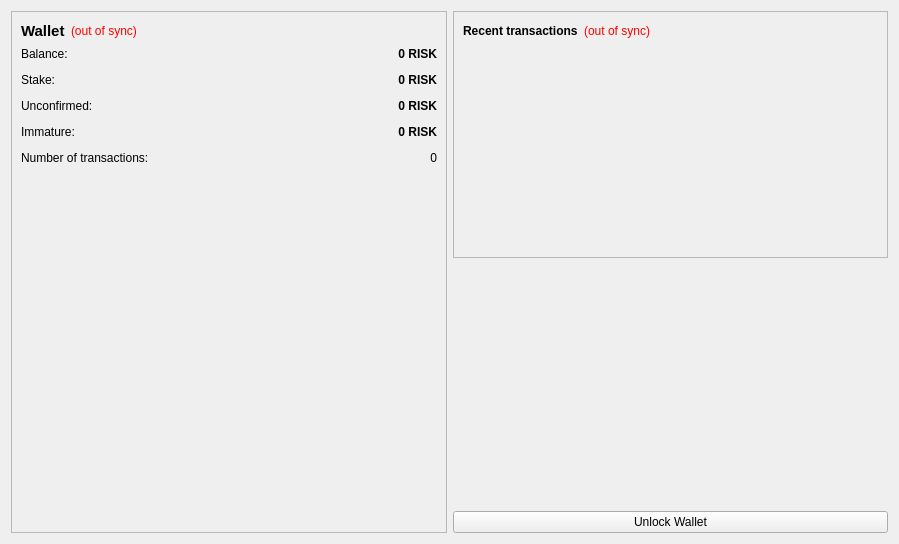
<?xml version="1.0" encoding="UTF-8"?>
<ui version="4.0">
 <class>OverviewPage</class>
 <widget class="QWidget" name="OverviewPage">
  <property name="geometry">
   <rect>
    <x>0</x>
    <y>0</y>
    <width>899</width>
    <height>544</height>
   </rect>
  </property>
  <property name="windowTitle">
   <string>Form</string>
  </property>
  <layout class="QHBoxLayout" name="horizontalLayout" stretch="1,1">
   <item>
    <layout class="QVBoxLayout" name="verticalLayout_2">
     <item>
      <widget class="QFrame" name="frame">
       <property name="frameShape">
        <enum>QFrame::StyledPanel</enum>
       </property>
       <property name="frameShadow">
        <enum>QFrame::Sunken</enum>
       </property>
       <property name="lineWidth">
        <number>1</number>
       </property>
       <layout class="QVBoxLayout" name="verticalLayout_4">
        <item>
         <layout class="QHBoxLayout" name="horizontalLayout_4">
          <item>
           <widget class="QLabel" name="label_5">
            <property name="font">
             <font>
              <pointsize>11</pointsize>
              <weight>75</weight>
              <bold>true</bold>
             </font>
            </property>
            <property name="text">
             <string>Wallet</string>
            </property>
           </widget>
          </item>
          <item>
           <widget class="QLabel" name="labelWalletStatus">
            <property name="toolTip">
             <string>The displayed information may be out of date. Your wallet automatically synchronizes with the RiskCoin network after a connection is established, but this process has not completed yet.</string>
            </property>
            <property name="styleSheet">
             <string notr="true">QLabel { color: red; }</string>
            </property>
            <property name="text">
             <string notr="true">(out of sync)</string>
            </property>
            <property name="alignment">
             <set>Qt::AlignLeading|Qt::AlignLeft|Qt::AlignVCenter</set>
            </property>
           </widget>
          </item>
          <item>
           <spacer name="horizontalSpacer_2">
            <property name="orientation">
             <enum>Qt::Horizontal</enum>
            </property>
            <property name="sizeHint" stdset="0">
             <size>
              <width>40</width>
              <height>20</height>
             </size>
            </property>
           </spacer>
          </item>
         </layout>
        </item>
        <item>
         <layout class="QFormLayout" name="formLayout_2">
          <property name="fieldGrowthPolicy">
           <enum>QFormLayout::AllNonFixedFieldsGrow</enum>
          </property>
          <property name="horizontalSpacing">
           <number>12</number>
          </property>
          <property name="verticalSpacing">
           <number>12</number>
          </property>
          <item row="0" column="0">
           <widget class="QLabel" name="label">
            <property name="text">
             <string>Balance:</string>
            </property>
           </widget>
          </item>
          <item row="0" column="1">
           <widget class="QLabel" name="labelBalance">
            <property name="font">
             <font>
              <weight>75</weight>
              <bold>true</bold>
             </font>
            </property>
            <property name="cursor">
             <cursorShape>IBeamCursor</cursorShape>
            </property>
            <property name="toolTip">
             <string>Your current balance</string>
            </property>
            <property name="text">
             <string notr="true">0 RISK</string>
            </property>
            <property name="alignment">
             <set>Qt::AlignRight|Qt::AlignTrailing|Qt::AlignVCenter</set>
            </property>
            <property name="textInteractionFlags">
             <set>Qt::LinksAccessibleByMouse|Qt::TextSelectableByKeyboard|Qt::TextSelectableByMouse</set>
            </property>
           </widget>
          </item>
          <item row="2" column="0">
           <widget class="QLabel" name="label_6">
            <property name="text">
             <string>Stake:</string>
            </property>
           </widget>
          </item>
          <item row="4" column="0">
           <widget class="QLabel" name="label_3">
            <property name="text">
             <string>Unconfirmed:</string>
            </property>
           </widget>
          </item>
          <item row="4" column="1">
           <widget class="QLabel" name="labelUnconfirmed">
            <property name="font">
             <font>
              <weight>75</weight>
              <bold>true</bold>
             </font>
            </property>
            <property name="cursor">
             <cursorShape>IBeamCursor</cursorShape>
            </property>
            <property name="toolTip">
             <string>Total of transactions that have yet to be confirmed, and do not yet count toward the current balance</string>
            </property>
            <property name="text">
             <string notr="true">0 RISK</string>
            </property>
            <property name="alignment">
             <set>Qt::AlignRight|Qt::AlignTrailing|Qt::AlignVCenter</set>
            </property>
            <property name="textInteractionFlags">
             <set>Qt::LinksAccessibleByMouse|Qt::TextSelectableByKeyboard|Qt::TextSelectableByMouse</set>
            </property>
           </widget>
          </item>
          <item row="6" column="0">
           <widget class="QLabel" name="labelImmatureText">
            <property name="text">
             <string>Immature:</string>
            </property>
           </widget>
          </item>
          <item row="6" column="1">
           <widget class="QLabel" name="labelImmature">
            <property name="font">
             <font>
              <weight>75</weight>
              <bold>true</bold>
             </font>
            </property>
            <property name="toolTip">
             <string>Mined balance that has not yet matured</string>
            </property>
            <property name="text">
             <string notr="true">0 RISK</string>
            </property>
            <property name="alignment">
             <set>Qt::AlignRight|Qt::AlignTrailing|Qt::AlignVCenter</set>
            </property>
            <property name="textInteractionFlags">
             <set>Qt::LinksAccessibleByMouse|Qt::TextSelectableByKeyboard|Qt::TextSelectableByMouse</set>
            </property>
           </widget>
          </item>
          <item row="7" column="0">
           <widget class="QLabel" name="label_2">
            <property name="text">
             <string>Number of transactions:</string>
            </property>
           </widget>
          </item>
          <item row="7" column="1">
           <widget class="QLabel" name="labelNumTransactions">
            <property name="toolTip">
             <string>Total number of transactions in wallet</string>
            </property>
            <property name="text">
             <string notr="true">0</string>
            </property>
            <property name="alignment">
             <set>Qt::AlignRight|Qt::AlignTrailing|Qt::AlignVCenter</set>
            </property>
           </widget>
          </item>
          <item row="2" column="1">
           <widget class="QLabel" name="labelStake">
            <property name="font">
             <font>
              <weight>75</weight>
              <bold>true</bold>
             </font>
            </property>
            <property name="cursor">
             <cursorShape>IBeamCursor</cursorShape>
            </property>
            <property name="toolTip">
             <string>Total of coins that was staked, and do not yet count toward the current balance</string>
            </property>
            <property name="text">
             <string notr="true">0 RISK</string>
            </property>
            <property name="alignment">
             <set>Qt::AlignRight|Qt::AlignTrailing|Qt::AlignVCenter</set>
            </property>
            <property name="textInteractionFlags">
             <set>Qt::LinksAccessibleByMouse|Qt::TextSelectableByKeyboard|Qt::TextSelectableByMouse</set>
            </property>
           </widget>
          </item>
         </layout>
        </item>
        <item>
         <spacer name="verticalSpacer">
          <property name="orientation">
           <enum>Qt::Vertical</enum>
          </property>
          <property name="sizeHint" stdset="0">
           <size>
            <width>20</width>
            <height>40</height>
           </size>
          </property>
         </spacer>
        </item>
        <item>
         <widget class="QLabel" name="logo">
          <property name="enabled">
           <bool>true</bool>
          </property>
          <property name="minimumSize">
           <size>
            <width>140</width>
            <height>140</height>
           </size>
          </property>
          <property name="acceptDrops">
           <bool>false</bool>
          </property>
          <property name="autoFillBackground">
           <bool>false</bool>
          </property>
          <property name="lineWidth">
           <number>0</number>
          </property>
          <property name="text">
           <string/>
          </property>
          <property name="pixmap">
           <pixmap resource="../bitcoin.qrc">:/images/backg</pixmap>
          </property>
          <property name="scaledContents">
           <bool>false</bool>
          </property>
          <property name="alignment">
           <set>Qt::AlignCenter</set>
          </property>
          <property name="margin">
           <number>0</number>
          </property>
          <property name="indent">
           <number>0</number>
          </property>
         </widget>
        </item>
       </layout>
      </widget>
     </item>
    </layout>
   </item>
   <item>
    <layout class="QVBoxLayout" name="verticalLayout_3">
     <item>
      <widget class="QFrame" name="frame_2">
       <property name="frameShape">
        <enum>QFrame::StyledPanel</enum>
       </property>
       <property name="frameShadow">
        <enum>QFrame::Sunken</enum>
       </property>
       <layout class="QVBoxLayout" name="verticalLayout">
        <item>
         <layout class="QHBoxLayout" name="horizontalLayout_2">
          <item>
           <widget class="QLabel" name="label_4">
            <property name="text">
             <string>&lt;b&gt;Recent transactions&lt;/b&gt;</string>
            </property>
           </widget>
          </item>
          <item>
           <widget class="QLabel" name="labelTransactionsStatus">
            <property name="toolTip">
             <string>The displayed information may be out of date. Your wallet automatically synchronizes with the RiskCoin network after a connection is established, but this process has not completed yet.</string>
            </property>
            <property name="styleSheet">
             <string notr="true">QLabel { color: red; }</string>
            </property>
            <property name="text">
             <string notr="true">(out of sync)</string>
            </property>
            <property name="alignment">
             <set>Qt::AlignRight|Qt::AlignTrailing|Qt::AlignVCenter</set>
            </property>
           </widget>
          </item>
          <item>
           <spacer name="horizontalSpacer">
            <property name="orientation">
             <enum>Qt::Horizontal</enum>
            </property>
            <property name="sizeHint" stdset="0">
             <size>
              <width>40</width>
              <height>20</height>
             </size>
            </property>
           </spacer>
          </item>
         </layout>
        </item>
        <item>
         <widget class="QListView" name="listTransactions">
          <property name="styleSheet">
           <string notr="true">QListView { background: transparent; }</string>
          </property>
          <property name="frameShape">
           <enum>QFrame::NoFrame</enum>
          </property>
          <property name="verticalScrollBarPolicy">
           <enum>Qt::ScrollBarAlwaysOff</enum>
          </property>
          <property name="horizontalScrollBarPolicy">
           <enum>Qt::ScrollBarAlwaysOff</enum>
          </property>
          <property name="selectionMode">
           <enum>QAbstractItemView::NoSelection</enum>
          </property>
         </widget>
        </item>
       </layout>
      </widget>
     </item>
     <item>
      <spacer name="verticalSpacer_2">
       <property name="orientation">
        <enum>Qt::Vertical</enum>
       </property>
       <property name="sizeHint" stdset="0">
        <size>
         <width>20</width>
         <height>40</height>
        </size>
       </property>
      </spacer>
     </item>
     <item>
      <widget class="QPushButton" name="unlockWalletButton">
       <property name="text">
        <string>Unlock Wallet</string>
       </property>
      </widget>
     </item>
    </layout>
   </item>
  </layout>
 </widget>
 <resources>
  <include location="../bitcoin.qrc"/>
 </resources>
 <connections/>
</ui>
